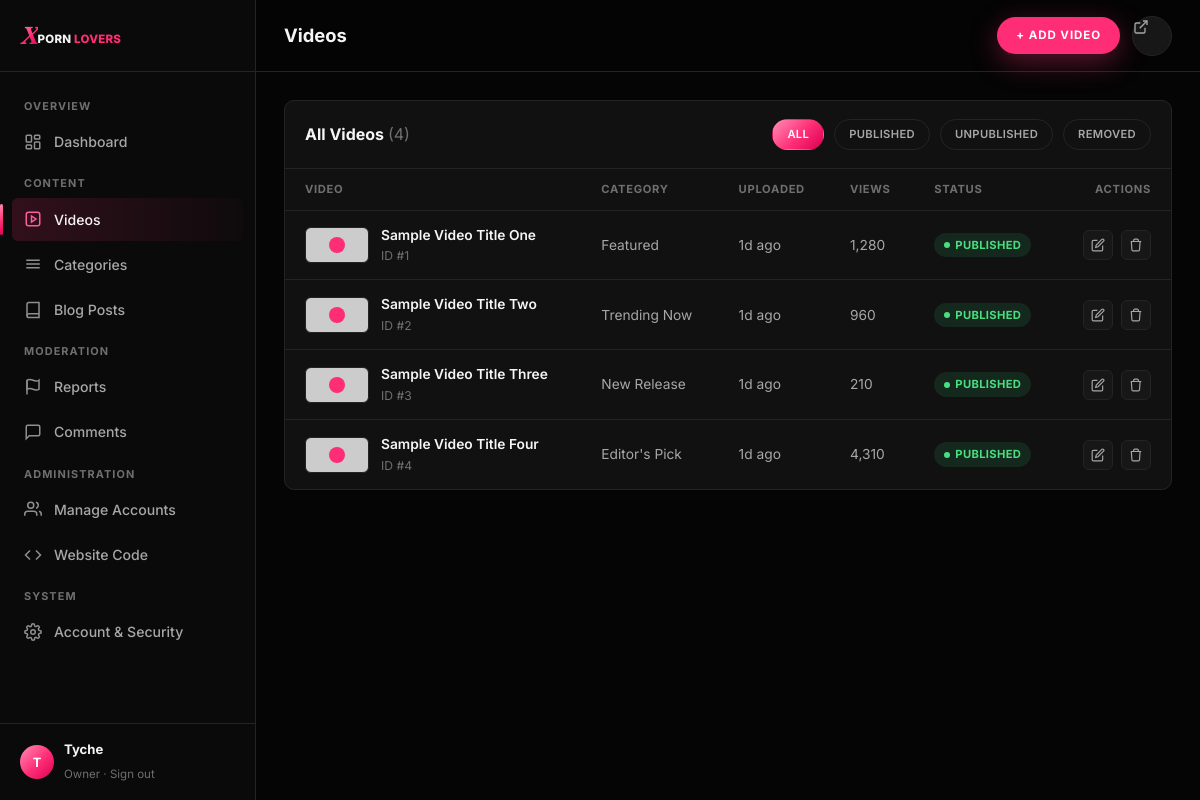
/admin/videos.php (signed in), run on the app's committed database.
### tables this page shows
CREATE TABLE IF NOT EXISTS videos (
    id             INT UNSIGNED AUTO_INCREMENT PRIMARY KEY,
    title          VARCHAR(255) NOT NULL,
    slug           VARCHAR(255) NOT NULL UNIQUE,
    description    TEXT NULL,
    category_id    INT UNSIGNED NULL,
    video_url      VARCHAR(500) NOT NULL,
    thumbnail_url  VARCHAR(500) NULL,
    duration       VARCHAR(20) NULL,
    views          INT UNSIGNED NOT NULL DEFAULT 0,
    status         ENUM('published','unpublished','removed') NOT NULL DEFAULT 'published',
    removed_reason VARCHAR(255) NULL,
    created_by     INT UNSIGNED NULL,
    updated_by     INT UNSIGNED NULL,
    created_at     DATETIME NOT NULL DEFAULT CURRENT_TIMESTAMP,
    updated_at     DATETIME NOT NULL DEFAULT CURRENT_TIMESTAMP ON UPDATE CURRENT_TIMESTAMP,
    FOREIGN KEY (category_id) REFERENCES categories(id) ON DELETE SET NULL,
    FOREIGN KEY (created_by) REFERENCES admins(id) ON DELETE SET NULL,
    FOREIGN KEY (updated_by) REFERENCES admins(id) ON DELETE SET NULL,
    INDEX idx_videos_status_created (status, created_at),
    INDEX idx_videos_category (category_id)
);

CREATE TABLE IF NOT EXISTS categories (
    id          INT UNSIGNED AUTO_INCREMENT PRIMARY KEY,
    name        VARCHAR(100) NOT NULL,
    slug        VARCHAR(100) NOT NULL UNIQUE,
    description VARCHAR(500) NULL,
    created_at  DATETIME NOT NULL DEFAULT CURRENT_TIMESTAMP
);

### includes/db.php (called while the page is built, shortened)
<?php
function db(): PDO
{
    static $pdo = null;
    if ($pdo === null) {
        $dsn = sprintf(
            'mysql:host=%s;dbname=%s;charset=%s',
            DB_HOST,
            DB_NAME,
            DB_CHARSET
        );
        try {
            $pdo = new PDO($dsn, DB_USER, DB_PASS, [
                PDO::ATTR_ERRMODE            => PDO::ERRMODE_EXCEPTION,
                PDO::ATTR_DEFAULT_FETCH_MODE => PDO::FETCH_ASSOC,
                PDO::ATTR_EMULATE_PREPARES   => false,
            ]);
        } catch (PDOException $e) {
            error_log('[db] connection failed: ' . $e->getMessage());
            http_response_code(500);
            require __DIR__ . '/../errors/500.php';
            exit;
        }
    }
    return $pdo;
}

### includes/auth.php (called while the page is built, shortened)
<?php
require_once __DIR__ . '/db.php';
require_once __DIR__ . '/helpers.php';
function current_admin(): ?array
{
    $stmt = db()->prepare("SELECT id, username, role, is_owner, status, last_login FROM admins WHERE id = ? AND status = 'active' LIMIT 1");
    $stmt->execute([$_SESSION['admin_id']]);
    $admin = $stmt->fetch();
    return $admin;
}
function require_admin(): array
{
    $admin = current_admin();
    return $admin;
}
function admin_has_role(array $admin, string $minRole): bool
{
    return (ROLE_RANK[$admin['role']] ?? 0) >= (ROLE_RANK[$minRole] ?? PHP_INT_MAX);
}

### includes/helpers.php (called while the page is built, shortened)
<?php
function e(?string $value): string
{
    return htmlspecialchars($value ?? '', ENT_QUOTES, 'UTF-8');
}
function time_ago(string $datetime): string
{
    $diff = time() - strtotime($datetime);
    if ($diff < 86400 * 30) return floor($diff / 86400) . 'd ago';
    return date('M j, Y', strtotime($datetime));
}

### admin/videos.php (the view, shortened to what this page needs)
<?php
require_once __DIR__ . '/../includes/db.php';
require_once __DIR__ . '/../includes/helpers.php';
require_once __DIR__ . '/../includes/auth.php';
$admin = require_admin();
$pdo = db();
$editingVideo = null;
$showForm = $editingVideo !== null || isset($_GET['new']);
$perPage = 15;
$page = max(1, (int) ($_GET['page'] ?? 1));
$statusFilter = $_GET['status'] ?? '';
$where = '1=1';
$params = [];
$total = (int) (function () use ($pdo, $where, $params) {
    $stmt = $pdo->prepare("SELECT COUNT(*) FROM videos v WHERE {$where}");
    $stmt->execute($params);
    return $stmt->fetchColumn();
})();
$totalPages = max(1, (int) ceil($total / $perPage));
$page = min($page, $totalPages);
$offset = ($page - 1) * $perPage;
$sql = "SELECT v.*, c.name AS category_name
        FROM videos v
        LEFT JOIN categories c ON c.id = v.category_id
        WHERE {$where}
        ORDER BY v.created_at DESC
        LIMIT {$perPage} OFFSET {$offset}";
$stmt = $pdo->prepare($sql);
$stmt->execute($params);
$videos = $stmt->fetchAll();
$statusBadges = [
    'published'   => ['class' => 'badge-published', 'label' => 'Published'],
    'unpublished' => ['class' => 'badge-draft',      'label' => 'Unpublished'],
    'removed'     => ['class' => 'badge-pending',    'label' => 'Removed'],
];
?>
<!doctype html>
<html lang="en">
<head>
<link rel="stylesheet" href="/assets/css/tokens.css">
<link rel="stylesheet" href="/assets/css/main.css">
<link rel="stylesheet" href="/assets/css/admin.css">
</head>
<body class="admin">
<div class="admin-shell">
  <?php $active = 'videos'; include __DIR__ . '/../includes/partials/admin_sidebar.php'; ?>
  <div class="admin-main">
    <header class="admin-topbar">
      <div style="display:flex; align-items:center; gap:14px;">
        <h2>Videos</h2>
      </div>
      <div class="topbar-actions">
        <?php if (!$showForm): ?>
          <a href="/admin/videos.php?new=1" class="btn btn-primary btn-sm">+ Add Video</a>
        <?php endif; ?>
        <a href="/index.php" class="btn-icon" aria-label="View site" title="View site">
          <svg width="16" height="16" viewBox="0 0 24 24" fill="none" stroke="currentColor" stroke-width="2"><path d="M18 13v6a2 2 0 0 1-2 2H5a2 2 0 0 1-2-2V8a2 2 0 0 1 2-2h6"/><path d="M15 3h6v6"/><path d="M10 14 21 3"/></svg>
        </a>
      </div>
    </header>
    <div class="admin-content">
      <div class="panel">
        <div class="panel-head">
          <h3>All Videos <span style="color:var(--text-muted); font-weight:400;">(<?= (int) $total ?>)</span></h3>
          <div class="chip-row">
            <a href="/admin/videos.php" class="chip <?= $statusFilter === '' ? 'active' : '' ?>" style="padding:6px 14px; font-size:0.7rem;">All</a>
            <a href="/admin/videos.php?status=published" class="chip <?= $statusFilter === 'published' ? 'active' : '' ?>" style="padding:6px 14px; font-size:0.7rem;">Published</a>
            <a href="/admin/videos.php?status=unpublished" class="chip <?= $statusFilter === 'unpublished' ? 'active' : '' ?>" style="padding:6px 14px; font-size:0.7rem;">Unpublished</a>
            <a href="/admin/videos.php?status=removed" class="chip <?= $statusFilter === 'removed' ? 'active' : '' ?>" style="padding:6px 14px; font-size:0.7rem;">Removed</a>
          </div>
        </div>
        <div class="table-wrap">
          <table class="data-table">
            <thead>
              <tr>
                <th>Video</th>
                <th>Category</th>
                <th>Uploaded</th>
                <th>Views</th>
                <th>Status</th>
                <th style="text-align:right;">Actions</th>
              </tr>
            </thead>
            <tbody>
              <?php if ($videos): foreach ($videos as $v):
                $badge = $statusBadges[$v['status']] ?? ['class' => 'badge-draft', 'label' => ucfirst($v['status'])];
              ?>
                <tr>
                  <td>
                    <div class="row-media">
                      <div class="row-thumb" <?= $v['thumbnail_url'] ? 'style="background-image:url(\'' . e($v['thumbnail_url']) . '\'); background-size:cover; background-position:center;"' : '' ?>></div>
                      <div class="row-title"><?= e($v['title']) ?><span>ID #<?= (int) $v['id'] ?></span></div>
                    </div>
                  </td>
                  <td><?= e($v['category_name'] ?? 'General') ?></td>
                  <td><?= e(time_ago($v['created_at'])) ?></td>
                  <td><?= number_format((int) $v['views']) ?></td>
                  <td><span class="badge <?= $badge['class'] ?>"><?= $badge['label'] ?></span></td>
                  <td>
                    <div class="row-actions">
                      <a href="/admin/videos.php?edit=<?= (int) $v['id'] ?>" aria-label="Edit"><svg viewBox="0 0 24 24" fill="none" stroke="currentColor" stroke-width="2"><path d="M11 4H4a2 2 0 0 0-2 2v14a2 2 0 0 0 2 2h14a2 2 0 0 0 2-2v-7"/><path d="M18.5 2.5a2.12 2.12 0 0 1 3 3L12 15l-4 1 1-4Z"/></svg></a>
                      <form method="post" action="/admin/actions/video_action.php" onsubmit="return confirm('Permanently delete this video? This cannot be undone.');" style="display:inline;">
                        <button type="submit" aria-label="Delete"><svg viewBox="0 0 24 24" fill="none" stroke="currentColor" stroke-width="2"><path d="M3 6h18M8 6V4a2 2 0 0 1 2-2h4a2 2 0 0 1 2 2v2m3 0-1 14a2 2 0 0 1-2 2H7a2 2 0 0 1-2-2L4 6"/></svg></button>
                      </form>
                    </div>
                  </td>
                </tr>
              <?php endforeach; else: ?>
                <tr><td colspan="6" style="color:var(--text-secondary);">No videos found.</td></tr>
              <?php endif; ?>
            </tbody>
          </table>
        </div>
      </div>
    </div>
  </div>
</div>
</body>
</html>

### includes/partials/admin_sidebar.php (shortened to what this page needs)
<?php
$active = $active ?? '';
$canModerate = admin_has_role($admin, 'moderator');
$canAdminister = admin_has_role($admin, 'admin');
$roleLabels = ['creator' => 'Creator', 'moderator' => 'Moderator', 'admin' => 'Admin'];
$roleLabel = ($admin['is_owner'] ?? false) ? 'Owner' : ($roleLabels[$admin['role']] ?? ucfirst($admin['role']));
?>
<aside class="sidebar">
  <div class="sidebar-head">
    <a href="/index.php" class="logo logo--sm">
      <span class="logo-mark">X</span><span class="logo-text">PORN <span class="accent">LOVERS</span></span>
    </a>
  </div>
  <nav class="sidebar-nav">
    <div class="sidebar-group-label">Overview</div>
    <a href="/admin/dashboard.php" class="<?= $active === 'dashboard' ? 'active' : '' ?>">
      <svg viewBox="0 0 24 24" fill="none" stroke="currentColor" stroke-width="2"><rect x="3" y="3" width="7" height="9" rx="1"/><rect x="14" y="3" width="7" height="5" rx="1"/><rect x="14" y="12" width="7" height="9" rx="1"/><rect x="3" y="16" width="7" height="5" rx="1"/></svg>
      Dashboard
    </a>
    <div class="sidebar-group-label">Content</div>
    <a href="/admin/videos.php" class="<?= $active === 'videos' ? 'active' : '' ?>">
      <svg viewBox="0 0 24 24" fill="none" stroke="currentColor" stroke-width="2"><path d="m10 8 6 4-6 4V8Z"/><rect x="3" y="3" width="18" height="18" rx="3"/></svg>
      Videos
    </a>
    <a href="#">
      <svg viewBox="0 0 24 24" fill="none" stroke="currentColor" stroke-width="2"><path d="M3 7h18M3 12h18M3 17h18"/></svg>
      Categories
    </a>
    <a href="#">
      <svg viewBox="0 0 24 24" fill="none" stroke="currentColor" stroke-width="2"><path d="M4 19.5A2.5 2.5 0 0 1 6.5 17H20"/><path d="M6.5 2H20v20H6.5A2.5 2.5 0 0 1 4 19.5v-15A2.5 2.5 0 0 1 6.5 2z"/></svg>
      Blog Posts
    </a>
    <?php if ($canModerate): ?>
      <div class="sidebar-group-label">Moderation</div>
      <a href="/admin/dashboard.php#reports" style="justify-content:space-between;">
        <span style="display:flex; align-items:center; gap:12px;">
          <svg viewBox="0 0 24 24" fill="none" stroke="currentColor" stroke-width="2"><path d="M4 15s1-1 4-1 5 2 8 2 4-1 4-1V3s-1 1-4 1-5-2-8-2-4 1-4 1z"/><path d="M4 22V3"/></svg>
          Reports
        </span>
      </a>
      <a href="#">
        <svg viewBox="0 0 24 24" fill="none" stroke="currentColor" stroke-width="2"><path d="M21 15a2 2 0 0 1-2 2H7l-4 4V5a2 2 0 0 1 2-2h14a2 2 0 0 1 2 2z"/></svg>
        Comments
      </a>
    <?php endif; ?>
    <?php if ($canAdminister): ?>
      <div class="sidebar-group-label">Administration</div>
      <a href="/admin/accounts.php" class="<?= $active === 'accounts' ? 'active' : '' ?>">
        <svg viewBox="0 0 24 24" fill="none" stroke="currentColor" stroke-width="2"><path d="M17 21v-2a4 4 0 0 0-4-4H5a4 4 0 0 0-4 4v2"/><circle cx="9" cy="7" r="4"/><path d="M23 21v-2a4 4 0 0 0-3-3.87"/><path d="M16 3.13a4 4 0 0 1 0 7.75"/></svg>
        Manage Accounts
      </a>
      <a href="/admin/code.php" class="<?= $active === 'code' ? 'active' : '' ?>">
        <svg viewBox="0 0 24 24" fill="none" stroke="currentColor" stroke-width="2"><polyline points="16 18 22 12 16 6"/><polyline points="8 6 2 12 8 18"/></svg>
        Website Code
      </a>
    <?php endif; ?>
    <div class="sidebar-group-label">System</div>
    <a href="/admin/dashboard.php#account">
      Account &amp; Security
    </a>
  </nav>
  <div class="sidebar-foot">
    <div class="avatar"><?= e(mb_strtoupper(mb_substr($admin['username'], 0, 1))) ?></div>
    <div class="who">
      <strong><?= e($admin['username']) ?></strong>
      <span><?= e($roleLabel) ?> · <a href="/admin/logout.php" style="color:var(--text-muted);">Sign out</a></span>
    </div>
  </div>
</aside>

### assets/css/tokens.css (style rules this page uses)
:root { --bg-primary: #050505; --bg-secondary: #0A0A0A; --bg-card: #111111; --bg-elevated: #171717; --border: #242424; --text-primary: #F5F5F5; --text-secondary: #A7A7A7; --text-muted: #6F6F6F; --pink: #FF2D75; --pink-hover: #FF5C9A; --pink-dark: #D90052; --pink-soft: #FF8DB5; --gradient-brand: linear-gradient(135deg, #FF8DB5 0%, #FF2D75 55%, #D90052 100%); --font-display: 'Playfair Display', 'Times New Roman', Georgia, serif; --font-body: 'Inter', -apple-system, BlinkMacSystemFont, 'Segoe UI', Helvetica, Arial, sans-serif; --radius-sm: 6px; --radius-md: 10px; --radius-lg: 16px; --radius-full: 999px; --shadow-card: 0 8px 24px rgba(0, 0, 0, 0.45); --shadow-pink: 0 8px 28px rgba(255, 45, 117, 0.35); --ease: cubic-bezier(0.22, 1, 0.36, 1); --transition-fast: 150ms var(--ease); --transition-base: 250ms var(--ease); --transition-slow: 400ms var(--ease); --nav-height: 72px; --nav-height-mobile: 60px; --container-max: 1440px; }

### assets/css/main.css (style rules this page uses)
*, *::before, *::after { box-sizing: border-box; }
html { -webkit-text-size-adjust: 100%; scroll-behavior: smooth; }
body { margin: 0; background: var(--bg-primary); color: var(--text-primary); font-family: var(--font-body); font-size: 16px; line-height: 1.5; -webkit-font-smoothing: antialiased; }
a { color: inherit; text-decoration: none; }
button { font-family: inherit; cursor: pointer; }
h1, h2, h3, h4, p { margin: 0; }
.logo { display: inline-flex; align-items: baseline; gap: 1px; line-height: 1; white-space: nowrap; }
.logo-mark { font-family: var(--font-display); font-style: italic; font-weight: 900; font-size: 2.2rem; background: var(--gradient-brand); -webkit-background-clip: text; background-clip: text; color: transparent; margin-right: -1px; transform: translateY(1px); }
.logo-text { font-family: var(--font-body); font-weight: 800; font-size: 0.95rem; letter-spacing: 0.02em; text-transform: uppercase; color: var(--text-primary); }
.logo-text .accent { color: var(--pink); }
.logo--sm .logo-mark { font-size: 1.5rem; }
.logo--sm .logo-text { font-size: 0.72rem; }
.btn { display: inline-flex; align-items: center; justify-content: center; gap: 8px; padding: 13px 28px; border-radius: var(--radius-full); font-size: 0.8rem; font-weight: 700; letter-spacing: 0.08em; text-transform: uppercase; border: 1px solid transparent; transition: background var(--transition-fast), color var(--transition-fast), border-color var(--transition-fast), transform var(--transition-fast), box-shadow var(--transition-fast); }
.btn-primary { background: var(--pink); color: #fff; box-shadow: var(--shadow-pink); }
.btn-sm { padding: 9px 18px; font-size: 0.72rem; }
.btn-icon { width: 40px; height: 40px; padding: 0; border-radius: var(--radius-full); background: var(--bg-elevated); border: 1px solid var(--border); color: var(--text-secondary); }
.chip-row { display: flex; flex-wrap: wrap; gap: 10px; }
.chip { padding: 9px 18px; border-radius: var(--radius-full); border: 1px solid var(--border); background: var(--bg-card); color: var(--text-secondary); font-size: 0.78rem; font-weight: 600; letter-spacing: 0.03em; text-transform: uppercase; transition: border-color var(--transition-fast), color var(--transition-fast), background var(--transition-fast); }
.chip.active { background: var(--gradient-brand); color: #fff; border-color: transparent; }

### data on the page
videos: title "Sample Video Title One", id "1", category.name "Featured", created_at "1d ago", views "1,280", status "PUBLISHED"
videos: title "Sample Video Title Two", id "2", category.name "Trending Now", created_at "1d ago", views "960", status "PUBLISHED"
videos: title "Sample Video Title Three", id "3", category.name "New Release", created_at "1d ago", views "210", status "PUBLISHED"
videos: title "Sample Video Title Four", id "4", category.name "Editor's Pick", created_at "1d ago", views "4,310", status "PUBLISHED"

### other printed values
mb_strtoupper(mb_substr($admin['username'], 0, 1)) "T"
$admin['username'] "Tyche"
$roleLabel "Owner"
$total "4"
